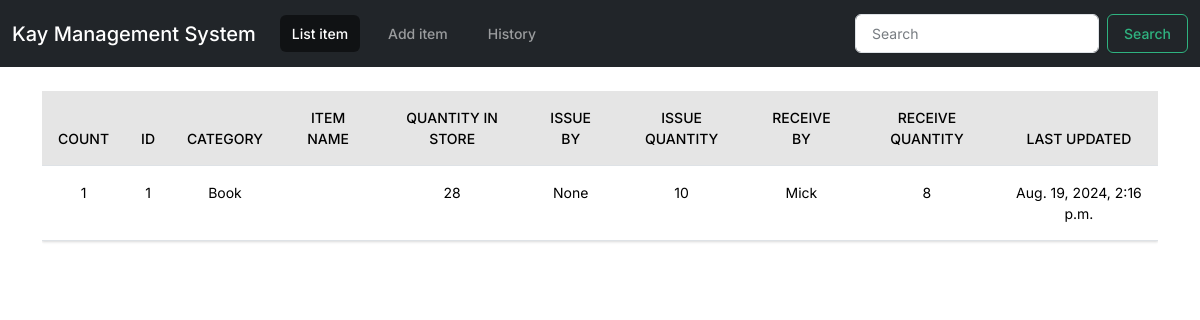
The page /history/ on the database its author committed.
### store/models.py (models this page shows, shortened)
class StockHistory(models.Model):
	category = models.ForeignKey(Category, on_delete=models.CASCADE, blank=True)
	item_name = models.CharField(max_length=50, blank=True, null=True)
	quantity = models.IntegerField(default='0', blank=True, null=True)
	receive_quantity = models.IntegerField(default='0', blank=True, null=True)
	receive_by = models.CharField(max_length=50, blank=True, null=True)
	issue_quantity = models.IntegerField(default='0', blank=True, null=True)
	issue_by = models.CharField(max_length=50, blank=True, null=True)
	issue_to = models.CharField(max_length=50, blank=True, null=True)
	phone_number = models.CharField(max_length=50, blank=True, null=True)
	created_by = models.CharField(max_length=50, blank=True, null=True)
	reorder_level = models.IntegerField(default='0', blank=True, null=True)
	last_updated = models.DateTimeField(auto_now_add=False, auto_now=False)
	timestamp = models.DateTimeField(auto_now_add=False, auto_now=False)
	export_to_CSV = models.BooleanField(default=False)

class Category(models.Model):
	name = models.CharField(max_length=50, blank=True, null=True)
	def __str__(self):
		return self.name

### store/views.py (the view)
# urls.py: path('history/', views.history, name="history"),
def history(request):
	header = 'LIST OF ITEMS'
	queryset = StockHistory.objects.all()
	context = {
		"header": header,
		"queryset": queryset,
	}
	return render(request, "history.html",context)

### store/templates/history.html
{% extends 'base.html' %}
{% block content %}
<div class="display_table table-responsive">
    <table class='table'style="text-align: center;">
      <thead class="table-active">
        <tr>
          <th>COUNT</th>
          <th>ID</th>
          <th>CATEGORY</th>
          <th>ITEM NAME</th>
          <th>QUANTITY IN STORE</th>
          <th>ISSUE BY</th>
          <th>ISSUE QUANTITY</th>
          <th>RECEIVE BY</th>
          <th>RECEIVE QUANTITY</th>
          <th>LAST UPDATED</th>
        </tr>
      </thead>
    {% for instance in queryset %}
        <tr>
          <td>{{forloop.counter}}</td>
          <td>{{instance.id}}</td>
          <td>{{instance.category}}</td>
          <td><{{instance.item_name}}</td>
          <td>{{instance.quantity}}</td>
          <td>{{instance.issue_by}}</td>
          <td>{{instance.issue_quantity}}</td>
          <td>{{instance.receive_by}}</td>
          <td>{{instance.receive_quantity}}</td>
          <td>{{instance.last_updated}}</td>
        </tr>
    {% endfor %}
  </table>
</div>
{% endblock %}

### rows shown on the page
StockHistory: id "1", category "Book", quantity "28", issue_by "None", issue_quantity "10", receive_by "Mick", receive_quantity "8", last_updated "Aug. 19, 2024, 2:16 p.m."
